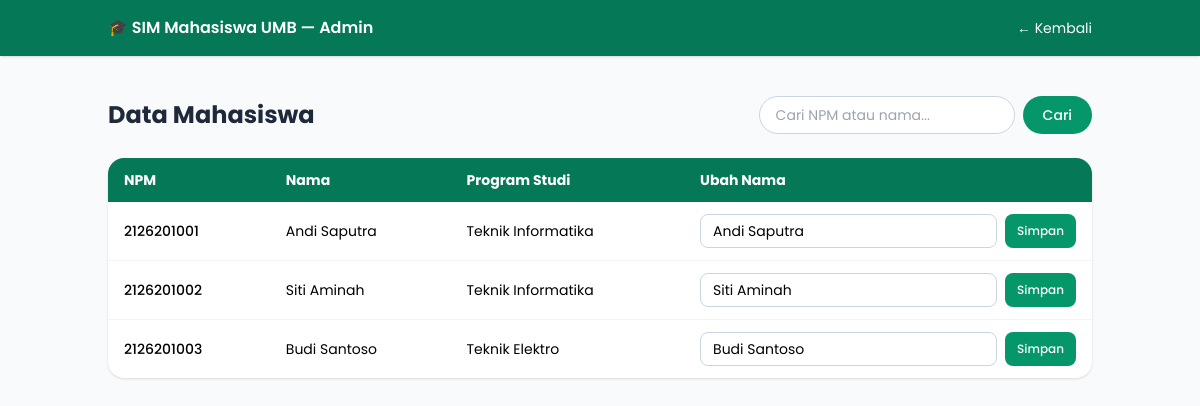
Page /admin_mahasiswa.php (signed in) on the committed database.
### tables this page shows
CREATE TABLE `mahasiswa` (
  `npm` varchar(15) NOT NULL,
  `id_pengguna` int(11) NOT NULL,
  `jenis_kelamin` enum('L','P') NOT NULL,
  `tempat_lahir` varchar(50) DEFAULT NULL,
  `tanggal_lahir` date DEFAULT NULL,
  `tanggal_masuk` date DEFAULT NULL,
  `alamat` varchar(255) DEFAULT NULL,
  `kode_prodi` varchar(10) NOT NULL
);

CREATE TABLE `pengguna` (
  `id_pengguna` int(11) NOT NULL,
  `username` varchar(50) NOT NULL,
  `password` varchar(255) NOT NULL,
  `nama_lengkap` varchar(100) NOT NULL,
  `role` enum('admin','prodi','mahasiswa') NOT NULL,
  `email` varchar(100) DEFAULT NULL,
  `created_at` timestamp NULL DEFAULT current_timestamp()
);

CREATE TABLE `program_studi` (
  `kode_prodi` varchar(10) NOT NULL,
  `nama_prodi` varchar(100) NOT NULL,
  `kode_fakultas` varchar(10) NOT NULL
);

### admin_mahasiswa.php (the view, shortened to what this page needs)
<?php
require_once "koneksi.php";
$keyword = trim($_GET['q'] ?? '');
$query = "
    SELECT m.npm, u.id_pengguna, u.nama_lengkap AS nama, p.nama_prodi
    FROM mahasiswa m
    JOIN pengguna u ON m.id_pengguna = u.id_pengguna
    JOIN program_studi p ON m.kode_prodi = p.kode_prodi
";
$query .= " ORDER BY m.npm";
$list = mysqli_query($conn, $query);
function h($t) { return htmlspecialchars($t ?? '', ENT_QUOTES, 'UTF-8'); }
?>
<!DOCTYPE html>
<html lang="id">
<head>
<script src="https://cdn.tailwindcss.com"></script>
</head>
<body class="bg-slate-50 min-h-screen">
<nav class="bg-emerald-700 text-white shadow">
  <div class="max-w-5xl mx-auto px-5 py-4 flex items-center justify-between">
    <div class="font-semibold">🎓 SIM Mahasiswa UMB — Admin</div>
    <a href="dashboard_admin.php" class="text-sm hover:text-emerald-200">&larr; Kembali</a>
  </div>
</nav>
<div class="max-w-5xl mx-auto px-5 py-10 space-y-6">
  <div class="flex flex-col sm:flex-row sm:items-center sm:justify-between gap-4">
    <h1 class="text-2xl font-bold text-slate-800">Data Mahasiswa</h1>
    <form method="GET" class="flex gap-2">
      <input type="text" name="q" value="<?= h($keyword) ?>" placeholder="Cari NPM atau nama..."
        class="border border-slate-300 rounded-full px-4 py-2 text-sm w-64">
      <button class="bg-emerald-600 text-white px-5 py-2 rounded-full text-sm font-medium hover:bg-emerald-700">Cari</button>
    </form>
  </div>
  <div class="bg-white rounded-2xl shadow overflow-x-auto">
    <table class="w-full text-sm text-left">
      <thead class="bg-emerald-700 text-white">
        <tr>
          <th class="px-4 py-3">NPM</th>
          <th class="px-4 py-3">Nama</th>
          <th class="px-4 py-3">Program Studi</th>
          <th class="px-4 py-3 w-72">Ubah Nama</th>
        </tr>
      </thead>
      <tbody class="divide-y divide-slate-100">
        <?php if (mysqli_num_rows($list) > 0): ?>
          <?php while ($row = mysqli_fetch_assoc($list)): ?>
            <tr class="hover:bg-emerald-50/50">
              <td class="px-4 py-3 font-medium"><?= h($row['npm']) ?></td>
              <td class="px-4 py-3"><?= h($row['nama']) ?></td>
              <td class="px-4 py-3"><?= h($row['nama_prodi']) ?></td>
              <td class="px-4 py-3">
                <form method="POST" class="flex gap-2">
                  <input type="text" name="nama" value="<?= h($row['nama']) ?>" required
                    class="flex-1 border border-slate-300 rounded-lg px-3 py-1.5 text-sm">
                  <button type="submit" class="bg-emerald-600 text-white text-xs font-medium px-3 rounded-lg hover:bg-emerald-700">
                    Simpan
                  </button>
                </form>
              </td>
            </tr>
          <?php endwhile; ?>
        <?php else: ?>
          <tr><td colspan="4" class="px-4 py-8 text-center text-slate-400">Tidak ada data ditemukan.</td></tr>
        <?php endif; ?>
      </tbody>
    </table>
  </div>
</div>
</body>
</html>

### admin_mahasiswa.php (style rules this page uses)
body { font-family:'Poppins',sans-serif; }

### rows in the picture
mahasiswa: npm "2126201001", id_pengguna.nama_lengkap "Andi Saputra", kode_prodi.nama_prodi "Teknik Informatika", nama "Andi Saputra"
mahasiswa: npm "2126201002", id_pengguna.nama_lengkap "Siti Aminah", kode_prodi.nama_prodi "Teknik Informatika", nama "Siti Aminah"
mahasiswa: npm "2126201003", id_pengguna.nama_lengkap "Budi Santoso", kode_prodi.nama_prodi "Teknik Elektro", nama "Budi Santoso"
